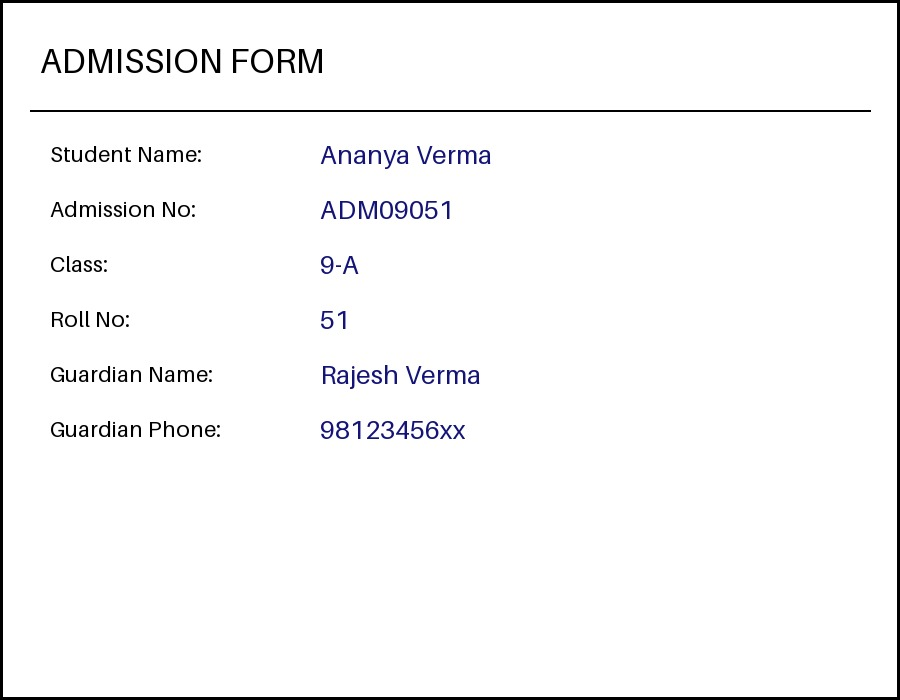
#> input picture services/api/fixtures/samples/admission_form.jpg, 900 x 700 px
$ python -i preprocess.py   (imports and definitions only)
#> lines starting #> are read from the running program, lines starting #| are printed output that depends on the picture; after the words box and inside, x2 and y2 are one past the last pixel; in counts of white or black regions, pixels touching at a corner belong together
#> further down, picture is the input picture: shape (700, 900, 3); mean B, G, R 247.1, 246.7, 246.7
"""Deskew + contrast normalization (PROMPT.md §6.1), opencv-headless only —
never the GUI build (PROMPT.md §3). Runs before every extraction call,
fixture or Gemini, since a crooked or washed-out photo hurts both equally.
"""

from __future__ import annotations

import cv2
import numpy as np


class PreprocessError(Exception):
    pass


def _deskew(img: np.ndarray) -> np.ndarray:
    gray = cv2.cvtColor(img, cv2.COLOR_BGR2GRAY)
    gray = cv2.bitwise_not(gray)
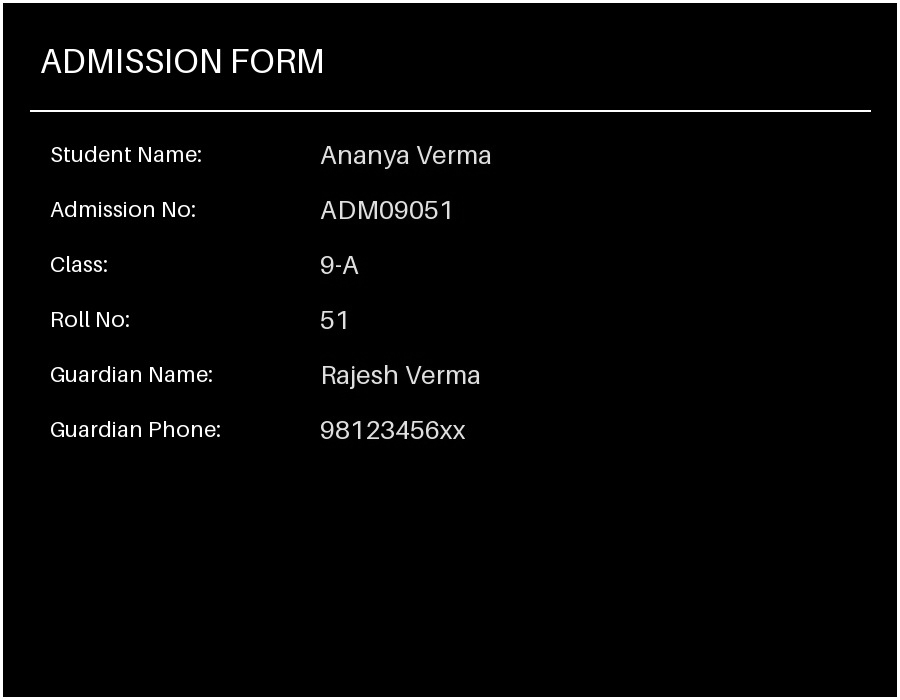
#> gray: shape (700, 900); min 0, max 255, mean 8.3
    thresh = cv2.threshold(gray, 0, 255, cv2.THRESH_BINARY | cv2.THRESH_OTSU)[1]
#> thresh: shape (700, 900); 3.3% white; 135 white regions (18 under 20 px), largest, box (x1, y1, x2, y2) and area: (0, 0, 900, 700) 9564, (30, 110, 871, 112) 1682, (299, 49, 322, 73) 270

    coords = np.column_stack(np.where(thresh > 0))
#> coords = 20657 pairs, first value 0 to 699, second value 0 to 899
    if coords.shape[0] == 0:
        return img

    angle = cv2.minAreaRect(coords)[-1]
#> angle = -90
    if angle < -45:
        angle = -(90 + angle)
#> angle = 0
    else:
        angle = -angle

    # Skip near-zero (nothing to fix) and implausibly large (noise, not skew).
    if abs(angle) < 0.1 or abs(angle) > 45:
        return img

    h, w = img.shape[:2]
    center = (w // 2, h // 2)
    matrix = cv2.getRotationMatrix2D(center, angle, 1.0)
    return cv2.warpAffine(
        img, matrix, (w, h), flags=cv2.INTER_CUBIC, borderMode=cv2.BORDER_REPLICATE
    )


def _enhance_contrast(img: np.ndarray) -> np.ndarray:
    lab = cv2.cvtColor(img, cv2.COLOR_BGR2LAB)
    l_channel, a_channel, b_channel = cv2.split(lab)
    clahe = cv2.createCLAHE(clipLimit=2.0, tileGridSize=(8, 8))
    l_channel = clahe.apply(l_channel)
    merged = cv2.merge((l_channel, a_channel, b_channel))
    return cv2.cvtColor(merged, cv2.COLOR_LAB2BGR)


def preprocess_image(image_bytes: bytes) -> bytes:
    """Returns re-encoded JPEG bytes: deskewed, contrast-enhanced."""
    arr = np.frombuffer(image_bytes, dtype=np.uint8)
    img = cv2.imdecode(arr, cv2.IMREAD_COLOR)
    if img is None:
        raise PreprocessError("Could not decode image — unsupported or corrupt file.")

    img = _deskew(img)
    img = _enhance_contrast(img)

    ok, encoded = cv2.imencode(".jpg", img, [cv2.IMWRITE_JPEG_QUALITY, 90])
    if not ok:
        raise PreprocessError("Could not re-encode preprocessed image.")
    return encoded.tobytes()

>>> import cv2
>>> picture = cv2.imread('../../../fixtures/samples/admission_form.jpg')
>>> result = _deskew(picture)

$ run again, on services/api/fixtures/samples/attendance_sheet.jpg
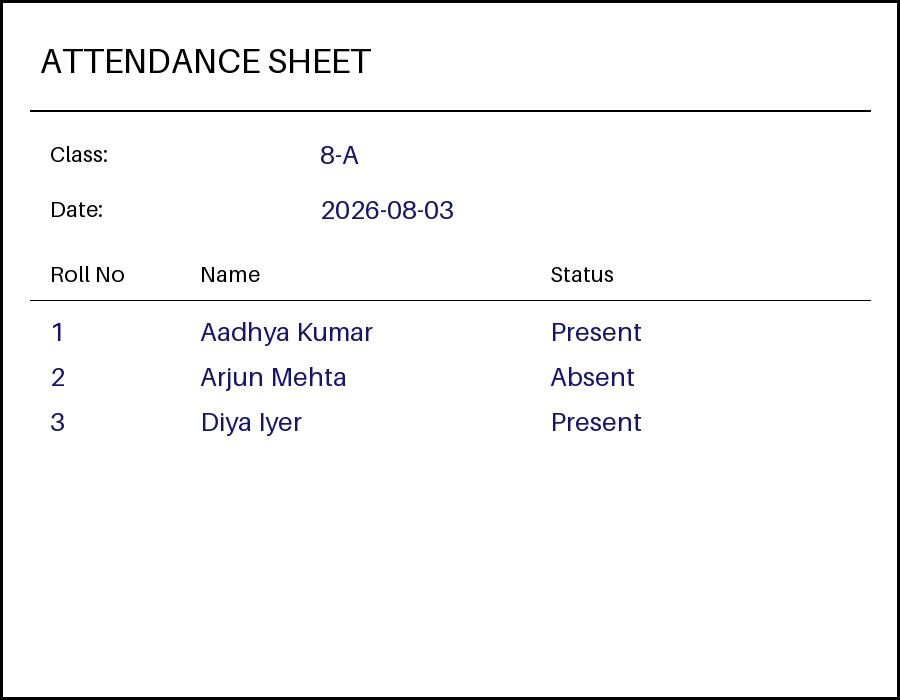
#> input picture services/api/fixtures/samples/attendance_sheet.jpg, 900 x 700 px
#> picture is the input picture: shape (700, 900, 3); mean B, G, R 247.2, 246.6, 246.6
#> in _deskew, `gray = cv2.bitwise_not(gray)`:
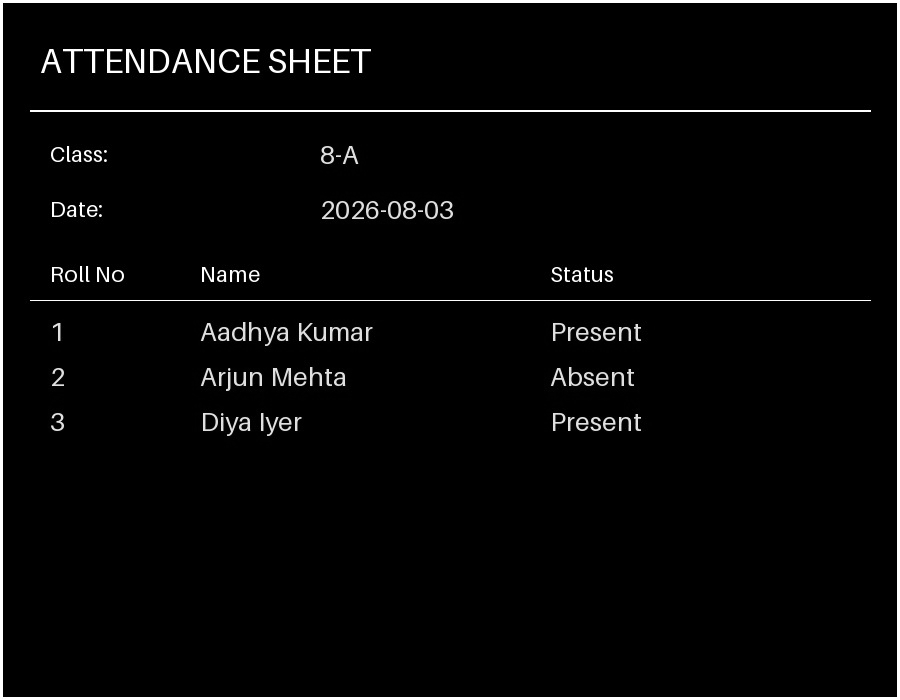
#> gray: shape (700, 900); min 0, max 255, mean 8.3
#> thresh: shape (700, 900); 3.3% white; 114 white regions (9 under 20 px), largest, box (x1, y1, x2, y2) and area: (0, 0, 900, 700) 9564, (30, 110, 871, 112) 1682, (30, 300, 871, 301) 841
#> coords = 20669 pairs, first value 0 to 699, second value 0 to 899
#> in _deskew, `angle = cv2.minAreaRect(coords)[-1]`: angle = -90
#> in _deskew, `angle = -(90 + angle)`: angle = 0

$ run again, on services/api/fixtures/samples/leave_application.jpg
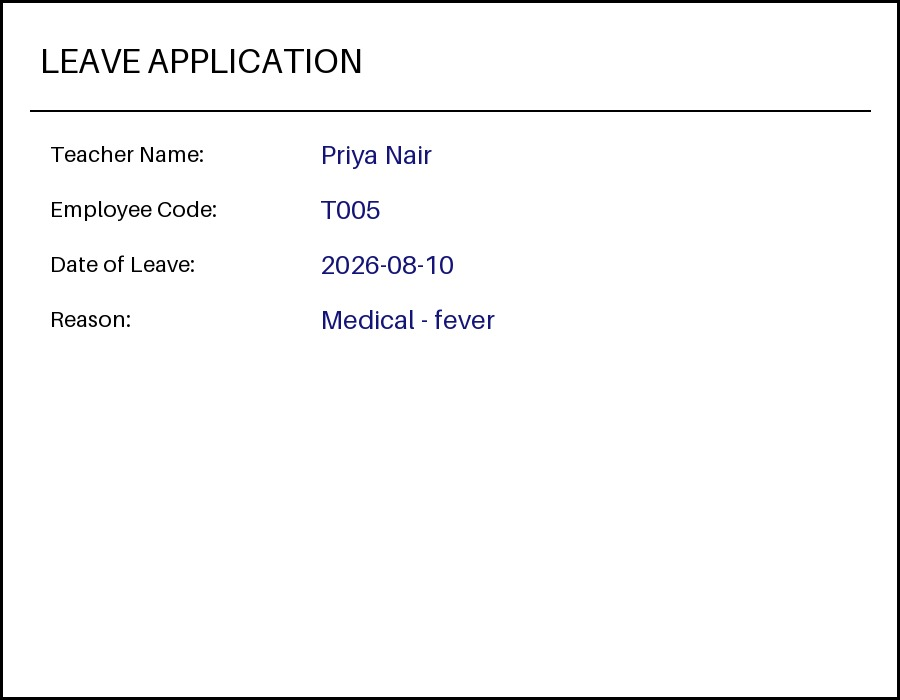
#> input picture services/api/fixtures/samples/leave_application.jpg, 900 x 700 px
#> picture is the input picture: shape (700, 900, 3); mean B, G, R 247.9, 247.5, 247.5
#> in _deskew, `gray = cv2.bitwise_not(gray)`:
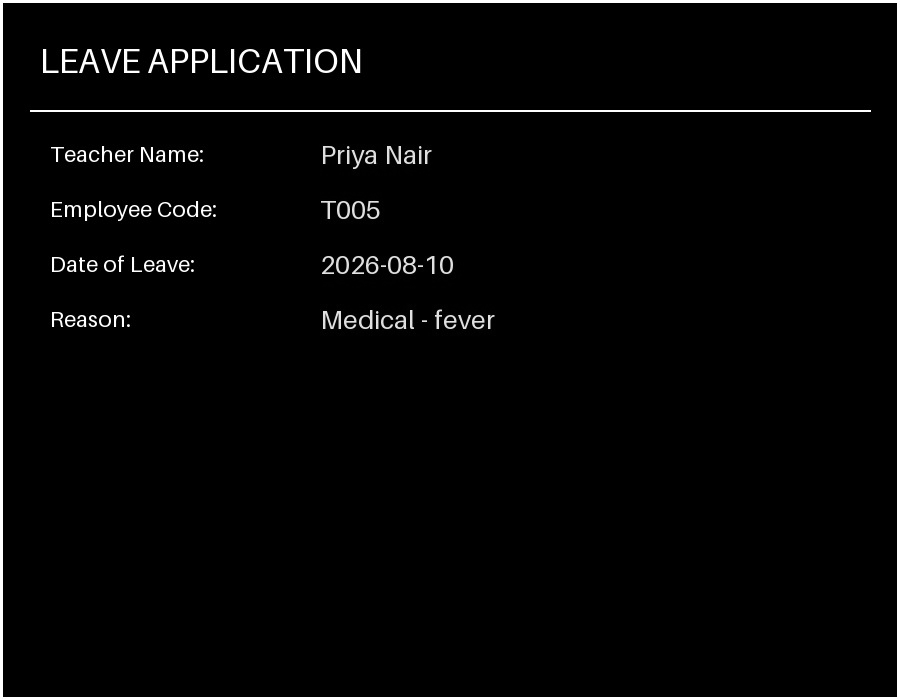
#> gray: shape (700, 900); min 0, max 255, mean 7.4
#> thresh: shape (700, 900); 2.9% white; 105 white regions (14 under 20 px), largest, box (x1, y1, x2, y2) and area: (0, 0, 900, 700) 9564, (30, 110, 871, 112) 1682, (342, 49, 360, 73) 212
#> coords = 18376 pairs, first value 0 to 699, second value 0 to 899
#> in _deskew, `angle = cv2.minAreaRect(coords)[-1]`: angle = -90
#> in _deskew, `angle = -(90 + angle)`: angle = 0

$ run again, on services/api/fixtures/samples/marks_sheet.jpg
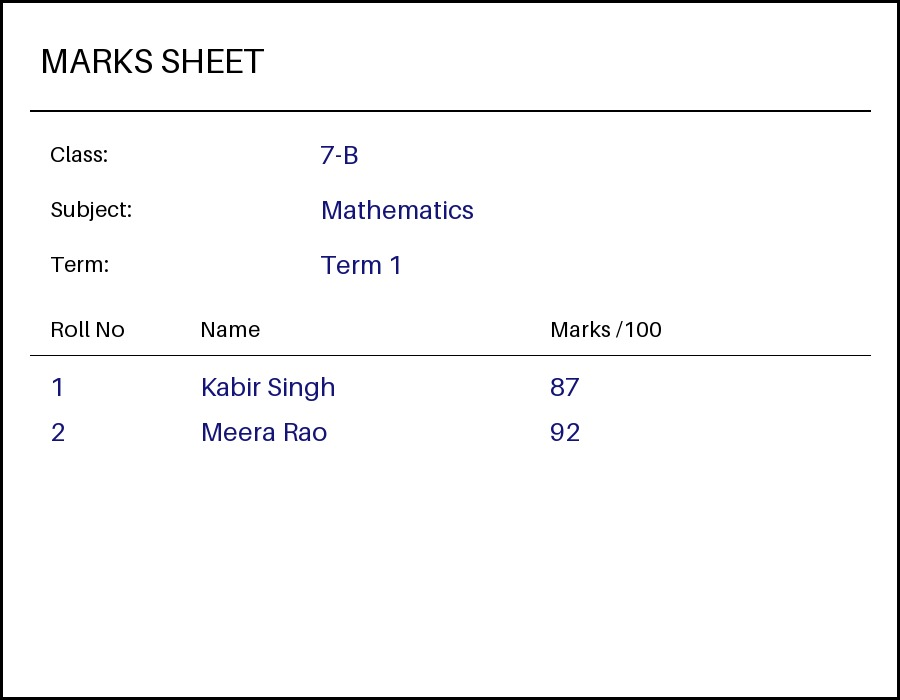
#> input picture services/api/fixtures/samples/marks_sheet.jpg, 900 x 700 px
#> picture is the input picture: shape (700, 900, 3); mean B, G, R 247.7, 247.3, 247.3
#> in _deskew, `gray = cv2.bitwise_not(gray)`:
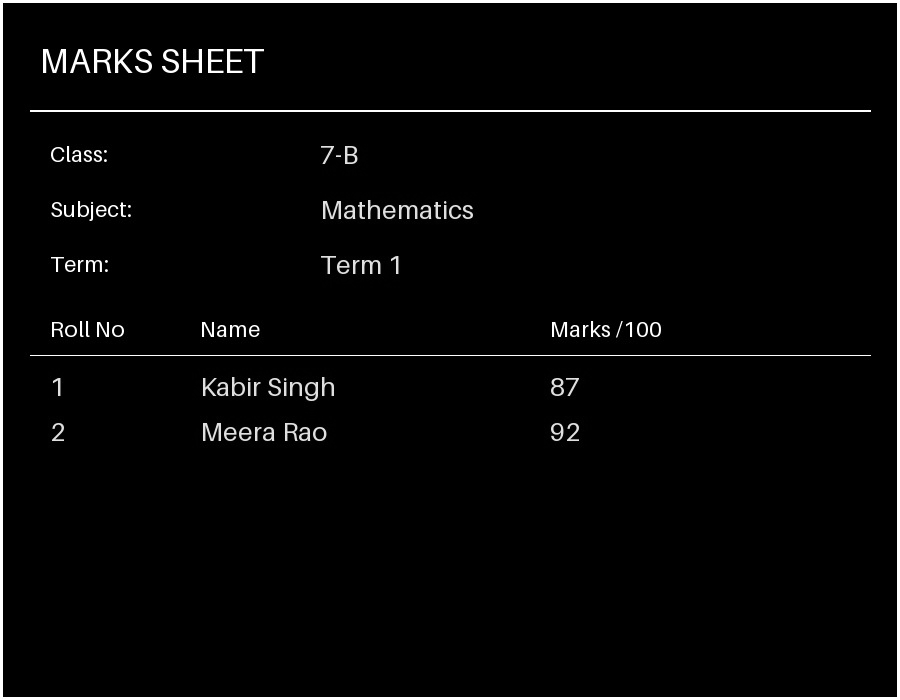
#> gray: shape (700, 900); min 0, max 255, mean 7.7
#> thresh: shape (700, 900); 3% white; 101 white regions (11 under 20 px), largest, box (x1, y1, x2, y2) and area: (0, 0, 900, 700) 9564, (30, 110, 871, 112) 1682, (30, 355, 871, 356) 841
#> coords = 19115 pairs, first value 0 to 699, second value 0 to 899
#> in _deskew, `angle = cv2.minAreaRect(coords)[-1]`: angle = -90
#> in _deskew, `angle = -(90 + angle)`: angle = 0
